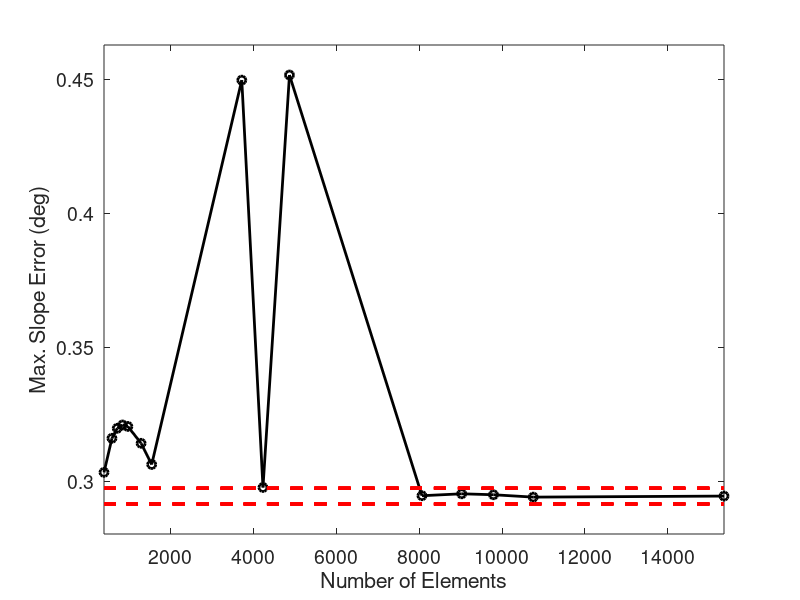
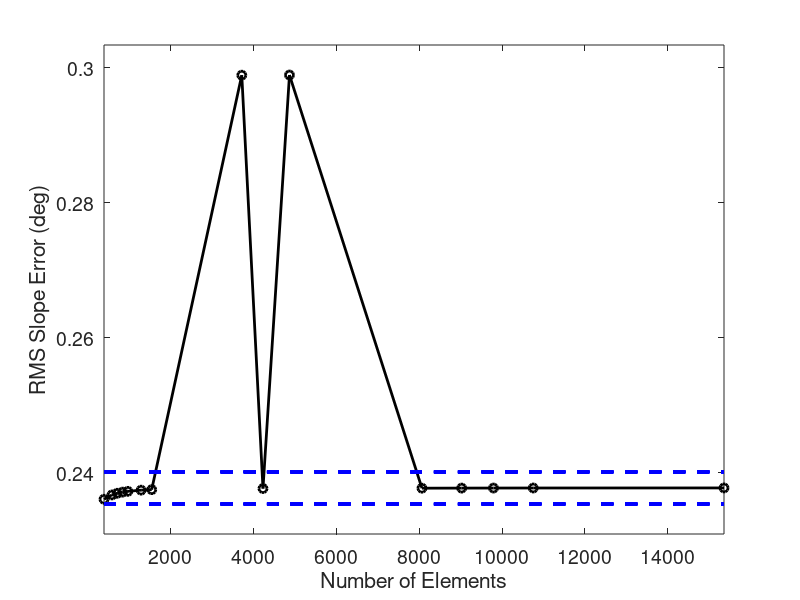

The MATLAB source for these figures, in order:
clc
clear
close all

load("quad_convergence_v3.mat")

max_slope_deg = rad2deg(max_slope);
max_slope_bounds = [0.99 1.01]*max_slope_deg(end);
rms_slope_deg = rad2deg(rms_slope);
rms_slope_bounds = [0.99 1.01]*rms_slope_deg(end);
Rout = 0.5;
D = Rout*2;
N = linspace(100,250000,100);
l_approx = sqrt(pi/sqrt(3)*D^2./N);

figure; hold on; axis padded; box on;
plot(element_count,max_slope_deg,"o-","LineWidth",2,"Color","k")
plot(element_count,ones(length(element_count))*max_slope_bounds(1),...
    "--","LineWidth",2,"Color","r")
plot(element_count,ones(length(element_count))*max_slope_bounds(2),...
    "--","LineWidth",2,"Color","r")
xlim([element_count(1),element_count(end)])
xlabel("Number of Elements")
ylabel("Max. Slope Error (deg)")
set(gcf,'Units','Inches','Position',[1,1,4.5*1.3,3*1.3]);
set(gca,'FontSize',14)
hold off;

figure; hold on; axis padded; box on;
plot(element_count,rms_slope_deg,"o-","LineWidth",2,"Color","k")
plot(element_count,ones(length(element_count))*rms_slope_bounds(1),...
    "--","LineWidth",2,"Color","b")
plot(element_count,ones(length(element_count))*rms_slope_bounds(2),...
    "--","LineWidth",2,"Color","b")
xlim([element_count(1),element_count(end)])
xlabel("Number of Elements")
ylabel("RMS Slope Error (deg)")
set(gcf,'Units','Inches','Position',[1,1,4.5*1.3,3*1.3]);
set(gca,'FontSize',14)
hold off;

% figure; hold on; axis padded; box on;
% plot(element_count,mesh_size*1e3,"o-","LineWidth",2,"Color","k")
% plot(N,l_approx*1e3,"--","LineWidth",2,"Color","r")
% xlim([element_count(1),element_count(end)])
% xlabel("Number of Elements")
% ylabel("Mesh Size (mm)")
% set(gcf,'Units','Inches','Position',[1,1,4.5*1.3,3*1.3]);
% set(gca,'FontSize',14)
% legend("Abaqus","Approximation")
% hold off;
